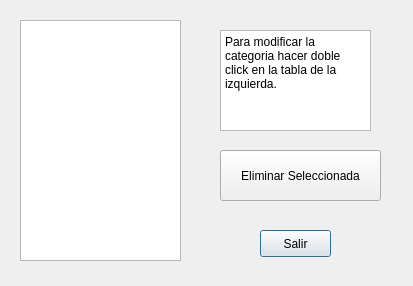
<?xml version="1.0" encoding="UTF-8"?>
<ui version="4.0">
 <class>editarCategorias</class>
 <widget class="QDialog" name="editarCategorias">
  <property name="geometry">
   <rect>
    <x>0</x>
    <y>0</y>
    <width>413</width>
    <height>286</height>
   </rect>
  </property>
  <property name="windowTitle">
   <string>Editar Categorias</string>
  </property>
  <widget class="QPushButton" name="pushButton">
   <property name="geometry">
    <rect>
     <x>260</x>
     <y>230</y>
     <width>71</width>
     <height>27</height>
    </rect>
   </property>
   <property name="text">
    <string>Salir</string>
   </property>
  </widget>
  <widget class="QPushButton" name="borrarCateg">
   <property name="geometry">
    <rect>
     <x>220</x>
     <y>150</y>
     <width>161</width>
     <height>51</height>
    </rect>
   </property>
   <property name="text">
    <string>Eliminar Seleccionada</string>
   </property>
  </widget>
  <widget class="QTableView" name="tablaCateg">
   <property name="geometry">
    <rect>
     <x>20</x>
     <y>20</y>
     <width>161</width>
     <height>241</height>
    </rect>
   </property>
  </widget>
  <widget class="QPlainTextEdit" name="plainTextEdit">
   <property name="geometry">
    <rect>
     <x>220</x>
     <y>30</y>
     <width>151</width>
     <height>101</height>
    </rect>
   </property>
   <property name="undoRedoEnabled">
    <bool>true</bool>
   </property>
   <property name="plainText">
    <string>Para modificar la categoria hacer doble click en la tabla de la izquierda.</string>
   </property>
   <property name="textInteractionFlags">
    <set>Qt::NoTextInteraction</set>
   </property>
  </widget>
 </widget>
 <resources/>
 <connections/>
</ui>
